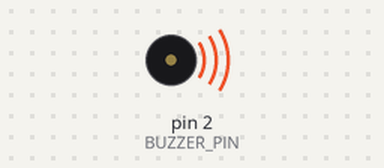
A sketch run on a simulated Arduino Uno, built with avr-gcc and run on an emulated ATmega328P. On the bench: buzzer (waves = sounding).

Above: at 0.1 s.
At 1.6 s:
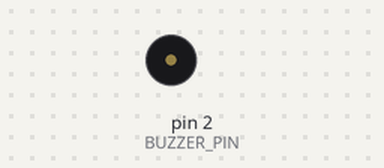
Timing chart, 0 to 3.1 s (numbered marks = the images above):
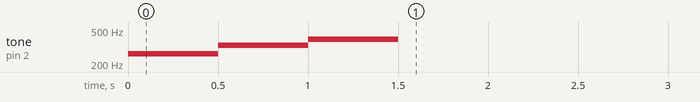

The sketch:

buzzer_example.ino
```cpp
int BUZZER_PIN = 2;       // digital pin for Buzzerkl


void setup() {
  // put your setup code here, to run once:
  pinMode(BUZZER_PIN, OUTPUT);  // configure digital pin as output

  // tone( pin,
  //       frequency (Hz)
  //       duration (ms)
  //      )
  long note_duration = 500;    // milliseconds

  tone(BUZZER_PIN, 262, note_duration);  // start the tone
  delay(note_duration);                  // wait for tone to finish
  noTone(BUZZER_PIN);                    // stop the tone (not needed
                                         // if waiting to finish)

  tone(BUZZER_PIN, 330, note_duration);
  delay(note_duration);
  noTone(BUZZER_PIN);

  tone(BUZZER_PIN, 392, note_duration);
  delay(note_duration);
  noTone(BUZZER_PIN);
}

void loop() {
  // put your main code here, to run repeatedly:

}
```
